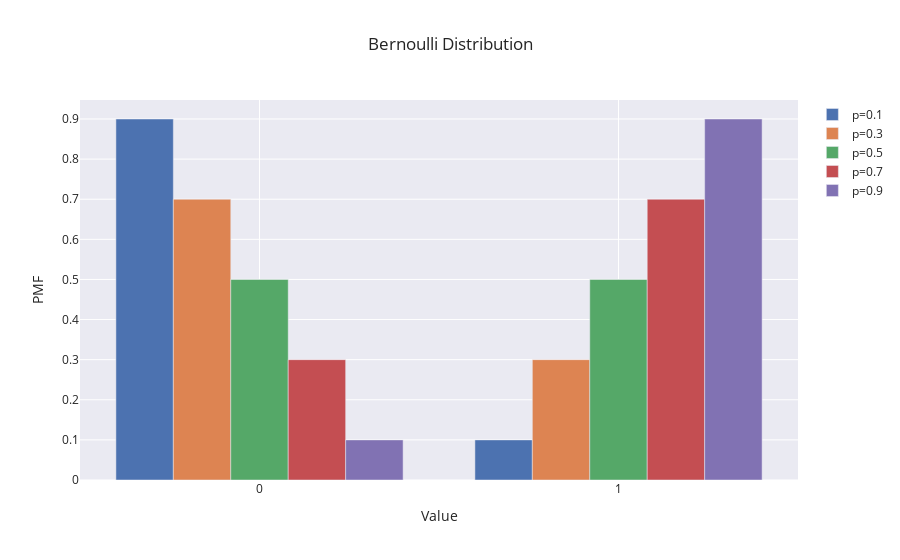

Notebook code cell kept with this figure:
### Code cell
p_values = [0.1, 0.3, 0.5, 0.7, 0.9]
bernoulli_fig = go.Figure()
for p in p_values:
    bernoulli_fig.add_trace(
        go.Bar(x=[0, 1], y=sts.bernoulli.pmf([0, 1], p), name=f"p={p}")
        )
bernoulli_fig.update_layout(title="Bernoulli Distribution", xaxis_title="Value", yaxis_title="PMF", barmode="group")

### Figure 1 — Plotly figure (JSON) as saved in the notebook; plotly's stock layout.template omitted (floating-point values rounded to 4 significant figures)
{"data": [{"name": "p=0.1", "type": "bar", "x": [0, 1], "y": [0.9, 0.1]}, {"name": "p=0.3", "type": "bar", "x": [0, 1], "y": [0.7, 0.3]}, {"name": "p=0.5", "type": "bar", "x": [0, 1], "y": [0.5, 0.5]}, {"name": "p=0.7", "type": "bar", "x": [0, 1], "y": [0.3, 0.7]}, {"name": "p=0.9", "type": "bar", "x": [0, 1], "y": [0.1, 0.9]}], "layout": {"barmode": "group", "title": {"text": "Bernoulli Distribution"}, "xaxis": {"title": {"text": "Value"}}, "yaxis": {"title": {"text": "PMF"}}}}
